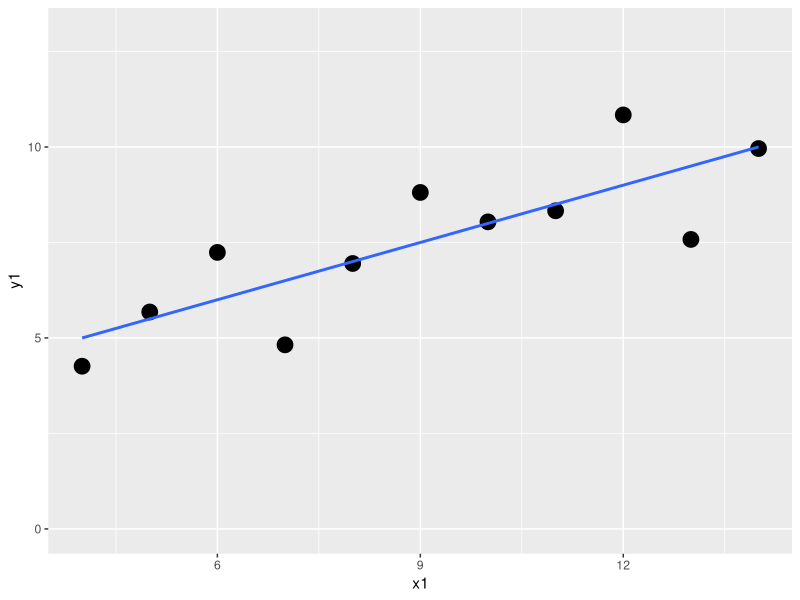
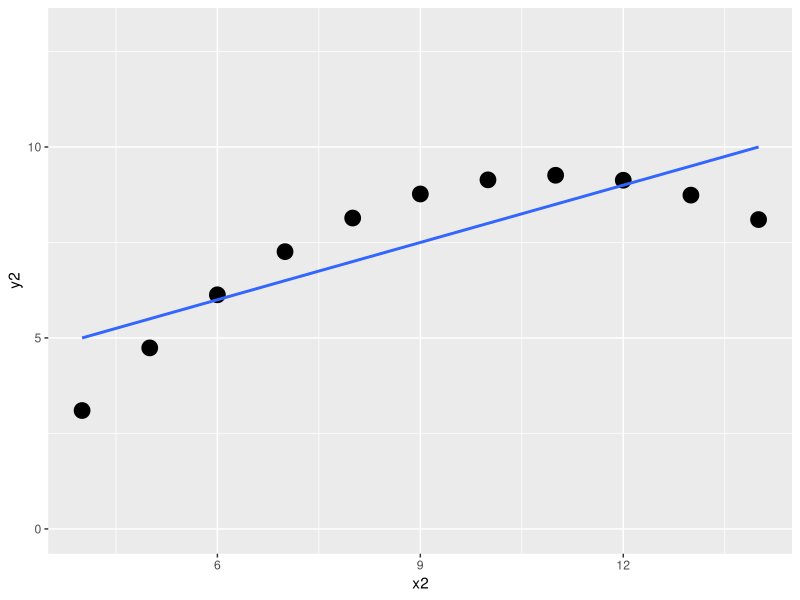
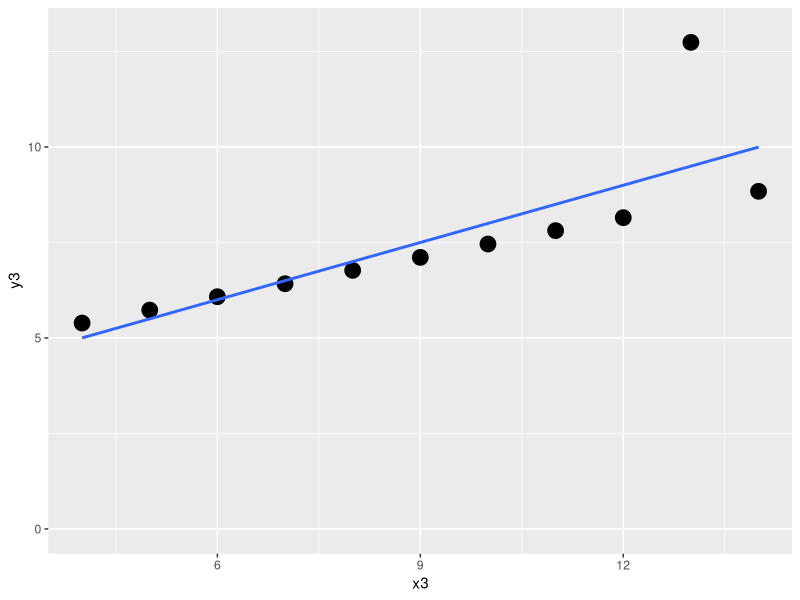
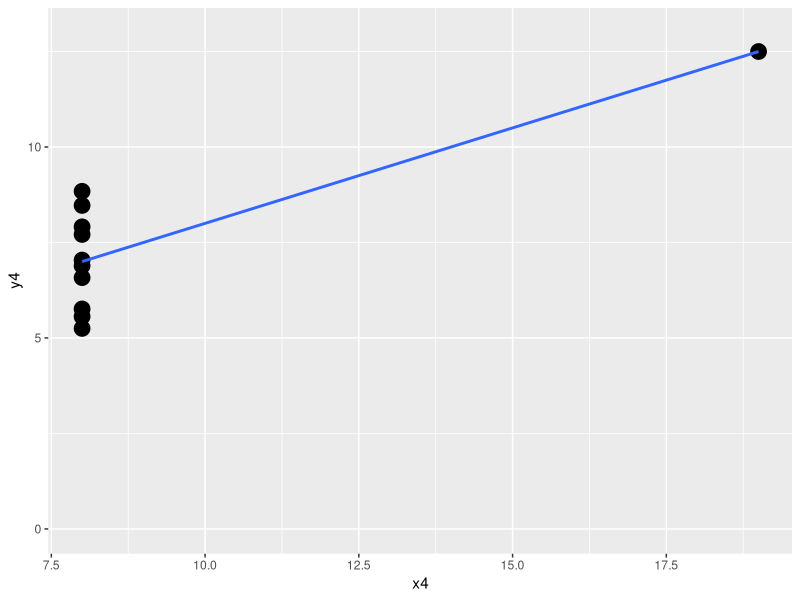
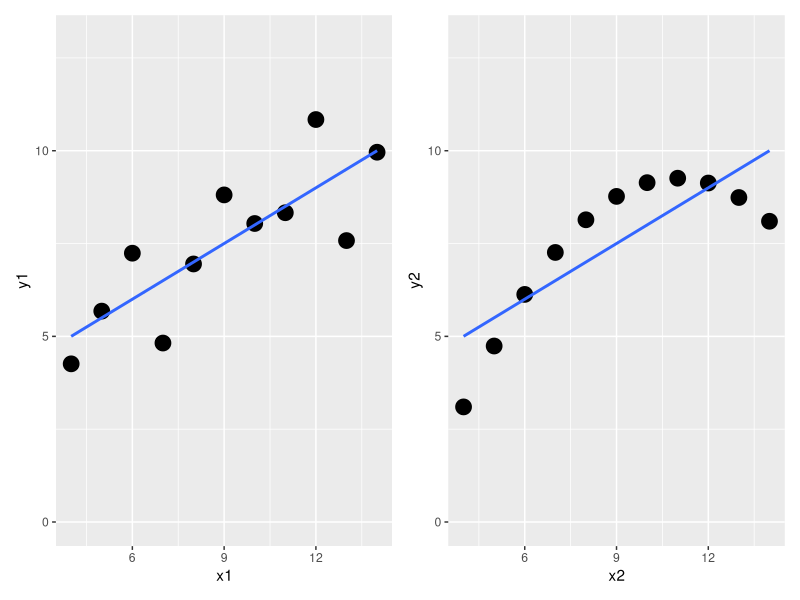
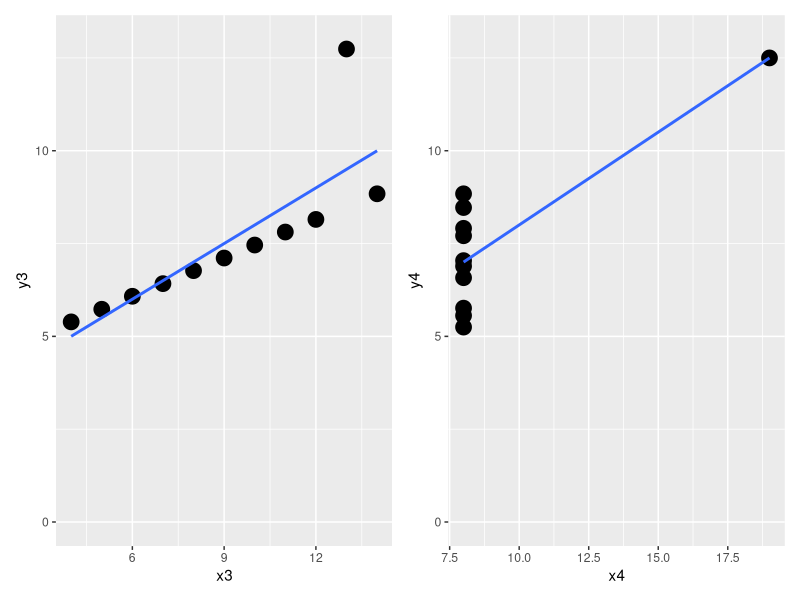
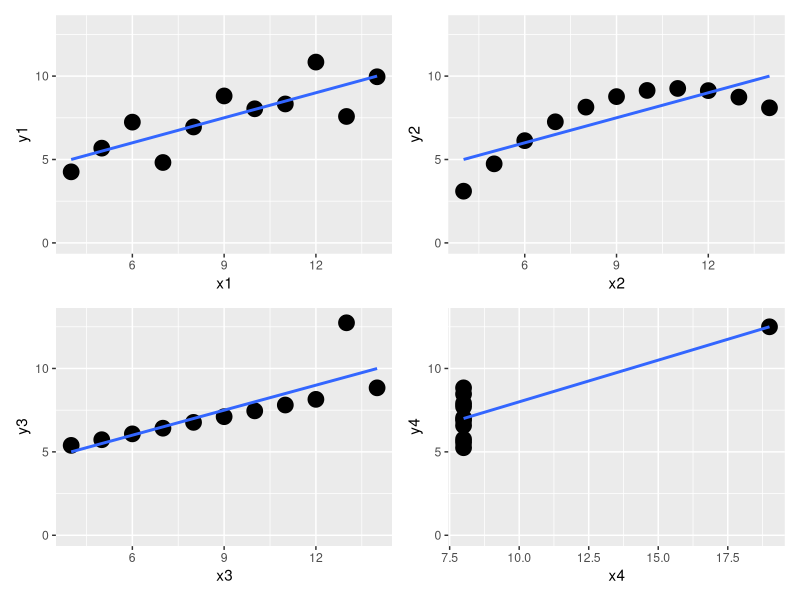

Write the R code that produced these figures, in order. (Note: this script raises an error after producing the figures.)
#23-0221 tues 20:34

#1 라이브러리
library(tidyverse)
#install.packages("patchwork")
library(patchwork)


#2 앤스컴
datasets::anscombe
anscombe |> glimpse()


#1번째 그래프
(anscombe |> 
  ggplot(aes(x = x1, y = y1)) +
  geom_point(size = 5) +
  geom_smooth(method = "lm", se = F) +
  coord_cartesian(ylim = c(0,13)) -> test_01)

#2번째 그래프
(anscombe |> 
  ggplot(aes(x = x2, y = y2)) +
  geom_point(size = 5) +
  geom_smooth(method = "lm", se = FALSE) +
  coord_cartesian(ylim = c(0,13)) -> test_02)


#3번째 그래프
(anscombe |> 
  ggplot(aes(x = x3, y = y3)) +
  geom_point(size = 5) +
  geom_smooth(method = "lm", se = FALSE) +
  coord_cartesian(ylim = c(0,13)) -> test_03)

#4번째 그래프
(anscombe |> 
  ggplot(aes(x = x4, y = y4)) +
  geom_point(size = 5) +
  geom_smooth(method = "lm", se = F) +
  coord_cartesian(ylim = c(0,13)) -> test_04)


library(patchwork)
test_01 | test_02
test_03 | test_04

#4개의 그래프를 한번에
(test_01 | test_02) / (test_03 | test_04)

# 좌우  #test_00 | test_01 | 버티컬바
# 상하  #test_00 / test_01 / 슬래시



# 표준편차가 같아요
sd(anscombe$x1);sd(anscombe$x2);sd(anscombe$x3);sd(anscombe$x4)
sd(anscombe$y1);sd(anscombe$y2);sd(anscombe$y3);sd(anscombe$y4)

#평균
mean(anscombe$x1);mean(anscombe$x2);mean(anscombe$x3);mean(anscombe$x4)

mean(anscombe$y1);mean(anscombe$y2);mean(anscombe$y3);mean(anscombe$y4)

anscombe


#4 #표준편차

#5 #상관계수
cor.test(anscombe$x1,anscombe$y1)
cor.test(anscombe$x1,anscombe$y2)

#5-1상관계수
cor(anscombe_x1$x1,anscombe_x1$y1)
cor(anscombe_x2$x2,anscombe_x2$y2)


#5-2 #R-square
sqrt(cor(anscombe$x1,anscombe$y1))
sqrt(cor(anscombe$x2,anscombe$y2))
sqrt(cor(anscombe$x3,anscombe$y3))
sqrt(cor(anscombe$x4,anscombe$y4))

sqrt(2)
1.414214*1.414214


#3 데이터셋 ----
(tibble(
  x1 = anscombe$x1,
  y1 = anscombe$y1) -> anscombe_x1)

(tibble(
  x2 = anscombe$x2,
  y2 = anscombe$y2) -> anscombe_x2)

(tibble(
  x3 = anscombe$x3,
  y3 = anscombe$y3) -> anscombe_x3)

(tibble(
  x4 = anscombe$x4,
  y4 = anscombe$y4) -> anscombe_x4)




#6 그래프 #geom_point
anscombe_x1

anscombe_x1 |> 
  ggplot(aes(x = x1, y = y1)) + geom_point()

anscombe_x2 |> 
  ggplot(aes(x = x2, y = y2)) + geom_point()

anscombe_x3 |> 
  ggplot(aes(x = x3, y = y3)) + geom_point()

anscombe_x4 |> 
  ggplot(aes(x = x4, y = y4)) + geom_point()



#7 #geom_point + geom_smooth
anscombe_x1 |> 
  ggplot(aes(x = x1, y = y1)) + geom_point() + 
  geom_smooth(method = "lm", se = F) |

anscombe_x2 |> 
  ggplot(aes(x = x2, y = y2)) + geom_point() + 
  geom_smooth(method = "lm", se = F)

anscombe_x3 |> 
  ggplot(aes(x = x3, y = y3)) + geom_point() + 
  geom_smooth(method = "lm", se = F)

anscombe_x4 |> 
  ggplot(aes(x = x4, y = y4)) + geom_point() + 
  geom_smooth(method = "lm", se = F)



#8 #patchwork + coord_cartesian
anscombe_x1 |> 
  ggplot(aes(x = x1, y = y1)) + geom_point() + 
  geom_smooth(method = "lm", se = F) +
  coord_cartesian(ylim = c(0,12)) |

anscombe_x2 |> 
  ggplot(aes(x = x2, y = y2)) + geom_point() + 
  geom_smooth(method = "lm", se = F) +
  coord_cartesian(ylim = c(0,12))




